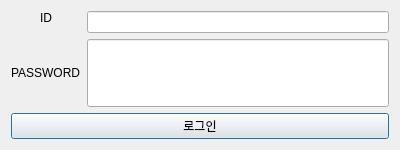
<?xml version="1.0" encoding="UTF-8"?>
<ui version="4.0">
 <class>Dialog</class>
 <widget class="QDialog" name="Dialog">
  <property name="geometry">
   <rect>
    <x>0</x>
    <y>0</y>
    <width>400</width>
    <height>150</height>
   </rect>
  </property>
  <property name="sizePolicy">
   <sizepolicy hsizetype="Fixed" vsizetype="Fixed">
    <horstretch>0</horstretch>
    <verstretch>0</verstretch>
   </sizepolicy>
  </property>
  <property name="minimumSize">
   <size>
    <width>400</width>
    <height>150</height>
   </size>
  </property>
  <property name="maximumSize">
   <size>
    <width>400</width>
    <height>200</height>
   </size>
  </property>
  <property name="windowTitle">
   <string>Login</string>
  </property>
  <layout class="QGridLayout" name="gridLayout">
   <item row="0" column="0">
    <layout class="QFormLayout" name="formLayout">
     <property name="sizeConstraint">
      <enum>QLayout::SetDefaultConstraint</enum>
     </property>
     <property name="fieldGrowthPolicy">
      <enum>QFormLayout::AllNonFixedFieldsGrow</enum>
     </property>
     <property name="labelAlignment">
      <set>Qt::AlignCenter</set>
     </property>
     <property name="formAlignment">
      <set>Qt::AlignCenter</set>
     </property>
     <item row="0" column="0">
      <widget class="QLabel" name="label">
       <property name="sizePolicy">
        <sizepolicy hsizetype="Preferred" vsizetype="Fixed">
         <horstretch>0</horstretch>
         <verstretch>0</verstretch>
        </sizepolicy>
       </property>
       <property name="text">
        <string>ID</string>
       </property>
      </widget>
     </item>
     <item row="0" column="1">
      <widget class="QLineEdit" name="input_id">
       <property name="sizePolicy">
        <sizepolicy hsizetype="Expanding" vsizetype="Expanding">
         <horstretch>0</horstretch>
         <verstretch>0</verstretch>
        </sizepolicy>
       </property>
       <property name="text">
        <string/>
       </property>
      </widget>
     </item>
     <item row="1" column="0">
      <widget class="QLabel" name="label_2">
       <property name="sizePolicy">
        <sizepolicy hsizetype="Preferred" vsizetype="Expanding">
         <horstretch>0</horstretch>
         <verstretch>0</verstretch>
        </sizepolicy>
       </property>
       <property name="text">
        <string>PASSWORD</string>
       </property>
      </widget>
     </item>
     <item row="1" column="1">
      <widget class="QLineEdit" name="input_pw">
       <property name="sizePolicy">
        <sizepolicy hsizetype="Expanding" vsizetype="Expanding">
         <horstretch>0</horstretch>
         <verstretch>0</verstretch>
        </sizepolicy>
       </property>
      </widget>
     </item>
    </layout>
   </item>
   <item row="1" column="0">
    <widget class="QPushButton" name="login_ok_btn">
     <property name="text">
      <string>로그인</string>
     </property>
    </widget>
   </item>
  </layout>
 </widget>
 <resources/>
 <connections/>
</ui>
